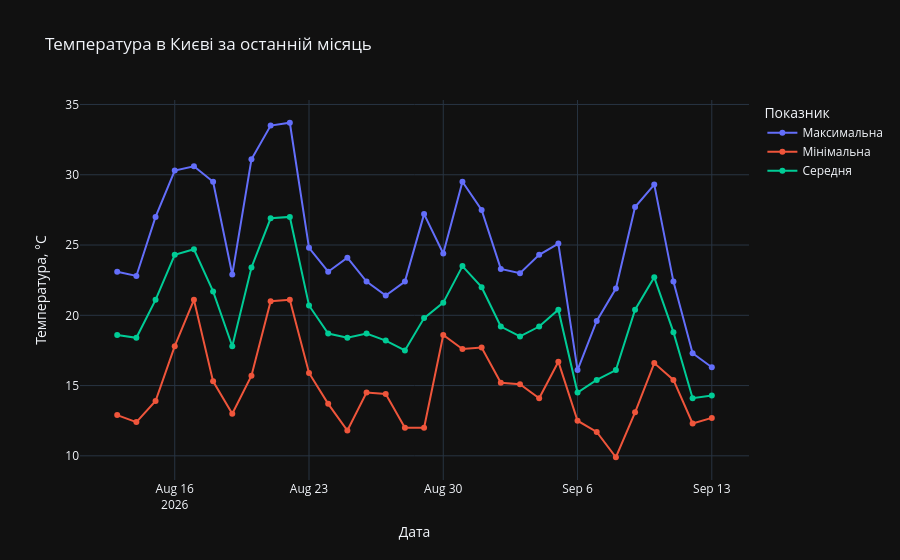

Here is the notebook cell this chart was saved with:
### Code cell
import plotly.express as px

fig = px.line(
    weather_df,
    x="time",
    y=["temperature_2m_max", "temperature_2m_min", "temperature_2m_mean"],
    markers=True,
    title="Температура в Києві за останній місяць",
    labels={
        "time": "Дата",
        "value": "Температура, °C",
        "variable": "Показник",
        "temperature_2m_max": "Максимальна",
        "temperature_2m_min": "Мінімальна",
        "temperature_2m_mean": "Середня",
    }
)
name_map = {
    "temperature_2m_max": "Максимальна",
    "temperature_2m_min": "Мінімальна",
    "temperature_2m_mean": "Середня",
}

fig.for_each_trace(lambda trace: trace.update(name=name_map[trace.name]))
fig.show()
